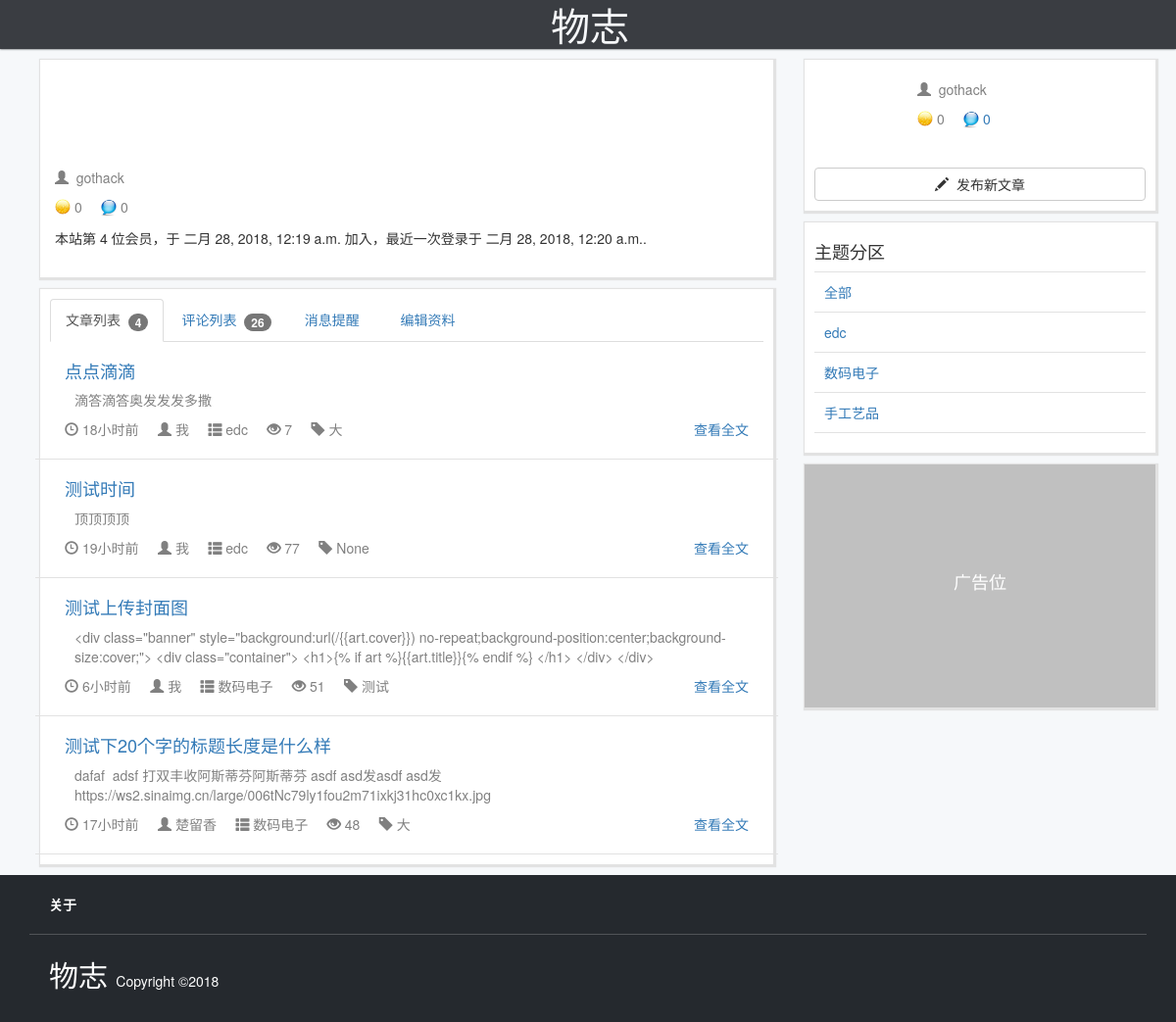
The page /userpage/member/gothack/ (signed in) on the database its author committed.
### userpage/models.py (models this page shows)
class Profile(models.Model):
    user = models.OneToOneField(User, on_delete=models.CASCADE)
    location = models.CharField(max_length=30, blank=True)
    avatar = models.ImageField(upload_to='static/avatar/', blank=True, null=True)
    point = models.IntegerField()
    unread = models.IntegerField(default=0)
    def __str__(self):
        return self.user.username

### article/models.py (models this page shows)
class Article(models.Model):
    id=models.AutoField(primary_key=True)
    section=models.ForeignKey(Section,on_delete=models.CASCADE,default=0)
    author_id = models.ForeignKey(Profile,on_delete=models.CASCADE,default=0)
    author = models.CharField(max_length=128,default='')
    publish_time = models.DateTimeField(auto_now_add=True,editable=False)
    cover = models.ImageField(upload_to='static/upload/', blank=True, null=True)
    title = models.CharField(max_length=1024)
    detail = HTMLField()
    ip = models.GenericIPAddressField(blank=True,null=True)
    tag = models.CharField(max_length=128, blank=True, null=True)
    visible = models.CharField(choices=(('Y','是'),('N','否')),max_length=64,default='N')
    readtime = models.IntegerField(default=0)
    comment_count = models.IntegerField(default=0)
    def __str__(self):
        return self.title
    class Meta:
        db_table ="article"
        ordering = ['-publish_time']

class Section(models.Model):
    id = models.AutoField(primary_key=True)
    name = models.CharField(max_length=256)
    def __str__(self):
        return self.name
    class Meta:
        db_table ="Section"

### userpage/views.py (the view)
# urls.py: path('member/<str:username>/', views.profile, name='profile'),
@login_required
@transaction.atomic
def profile(request, username):
    inst_user = User.objects.get(username=username)
    inst_profile = Profile.objects.get(user=inst_user)
    arts = Article.objects.filter(author_id=inst_profile)
    comments = Comment.objects.filter(user=inst_profile).filter(invalid='N')
    if username == request.user.username:
        if request.method == 'POST':
            user_form = UserForm(request.POST, instance=request.user)
            profile_form = ProfileForm(request.POST, instance=request.user.profile)
            if user_form.is_valid() and profile_form.is_valid():
                user_form.save()
                profile_form.save()
                return redirect('.')
            else:
                messages.error(request, user_form.errors)
        else:
            user_form = UserForm(instance=request.user)
            profile_form = ProfileForm(instance=request.user.profile)
        msgs = Msg.objects.filter(mention_user=inst_profile).order_by('-comment_time')
        for i in msgs:
            i.unread='N'
            i.save()
        unread = inst_profile.unread
        inst_profile.unread=0
        inst_profile.save()
        return render(request, 'userpage/profile.html', {'member':inst_user,'arts':arts,'comments':comments,'user_form': user_form,'profile_form': profile_form,'notice':msgs,'unread':unread})
    else:
        return render(request, 'userpage/profile.html', {'member':inst_user,'arts':arts,'comments':comments})

### article/models.py (called while the page is built)
    def __str__(self):
        return self.comment

### article/templatetags/timetonow.py (called while the page is built)
@register.filter
@stringfilter
def timetonow(value):
    valuetime = datetime.datetime.strptime(value, "%Y-%m-%d %H:%M:%S.%f+00:00")
    now = timezone.now()
    now = now.replace(tzinfo=None)
    delta = now-valuetime
    s = delta.seconds
    if s>86400:
    	return '%d天前' % (int(s/86400))
    elif s>3600:
    	return '%d小时前' % (int(s/3600))
    elif s>120:
    	return '%d分钟前' % (int(s/120))
    else:
    	return '刚刚'

### edconline/globalarg.py (called while the page is built)
def settings(request):
    secs = Section.objects.all()
    if request.user.is_authenticated:
        userid = request.user.id
        user =Profile.objects.get(user=userid)
        return {'secs':secs,'user':user}
    else:
        return {'secs':secs}

### userpage/templates/userpage/profile.html (shortened to what this page needs)
{% extends "base.html"%}
{% load timetonow %}
{% block banner %}
    <div style="height:30px">
    </div>
{% endblock %}
{% block content%}
    <div class="card">
        <div class="usercard row">
            <div class="usercard-avatar" style="background:url(/{{member.profile.avatar}}) no-repeat;background-size:80px 80px;">
            </div>
            <div class="usercard-info">
                <p>
                    <span class="glyphicon glyphicon-user fad"> </span>&nbsp;<span class="fad">
                        {{member.username}}
                    </span>
                </p>
                <p>
                    <img src="/static/image/coin16.png" style="display:inline-block;padding-bottom: 4px" alt="金币" >
                    <span class="fad">
                        {{member.profile.point}}
                    </span> &nbsp;&nbsp;&nbsp;
                    {% ifequal member.id  user.id %}
                    <img src="/static/image/notice.png" width="16" height="16" style="display:inline-block;padding-bottom: 2px;width:16px;height:20px" alt="未读提醒" >
                    <span class="fad" alt="未读提醒">
                        0{{user.msg}}
                    </span> &nbsp;&nbsp;&nbsp;
                    {% endifequal %}
                </p>
                <p> 本站第 {{member.id}} 位会员，于 {{member.date_joined}} 加入，最近一次登录于 {{member.last_login}}.
            </div>
        </div>
    </div>
    <div class="card">
        <ul class="nav nav-tabs" id="tab-nav">
          <li role="presentation" >
              <a href="javascript:;">文章列表 &nbsp;<span class="badge">{{arts|length}}</span></a>
          </li>
          <li role="presentation" >
              <a href="javascript:;">评论列表 &nbsp;<span class="badge">{{comments|length}}</span></a>
          </li>
          {% ifequal member.id  user.id %}
          <li role="presentation" >
            <a href="javascript:;">消息提醒 &nbsp; {% ifnotequal unread 0 %}<span class="badge" style="background-color:#d73a49">{{unread}}</span>{% endifnotequal %}</a>
          </li>
          <li role="presentation" >
              <a href="javascript:;">编辑资料</a>
          </li>
          {% endifequal %}
        </ul>
    <div class="detail-tab">
        <div class="profile-tab" >
        {% for i in arts %}
        <div class="preview row member_arts" style="padding:10px 10px 10px 10px;border-bottom: 1px solid #e2e2e2">
            <div class="preview-info">
                <a href="/article/{{i.id}}/"><h4>{{i.title}}</h4></a>
                <p class="fad">{{i.detail|striptags|truncatechars:500|safe}} </p>
                <span class="glyphicon glyphicon-time fad"> </span>&nbsp;<span class="fad">{{i.publish_time|timetonow}}</span>
                <span class="glyphicon glyphicon-user fad"> </span>&nbsp;<span class="fad">{{i.author}}</span>
                <span class="glyphicon glyphicon-th-list fad"> </span>&nbsp;<a href="/?catalog={{i.section}}"><span class="fad">{{i.section}}</span></a>
                <span class="glyphicon glyphicon-eye-open fad"> </span>&nbsp;<span class="fad">{{i.readtime}}</span>
                <span class="glyphicon glyphicon-tag fad"> </span>&nbsp;<span class=" fad">{{i.tag}}</span>
                <span class="pull-right">
                    <span><a href="/article/{{i.id}}/" target="__blank">查看全文</a></span>
                </span>
            </div>
        </div>
        {% endfor %}
        </div>
    </div>
    </div>
{% endblock %}

### templates/base.html (shortened to what this page needs)
<!DOCTYPE html>
{% load staticfiles %}
{% load timetonow %}
<html>
    <head>
        <link href="/static/bootstrap/css/bootstrap.min.css" rel="stylesheet">
        <link href="/static/bootstrap/css/style.css" rel="stylesheet">
        <link href='http://cdn.webfont.youziku.com/webfonts/nomal/114602/46453/5a919786f629d911e0099415.css' rel='stylesheet' type='text/css' />
    </head>
    <body>
        <nav class="navbar-collapse collapse navbar-fixed-top">
            <div class="container">
                <ul class="nav navbar-nav">
                    <li class="css106de12c1c1bfaa ">
                        <a class="logo" href='/'>物志</a>
                    </li>
                </ul>
            </div>
        </nav>
        {% block banner %}{% endblock %}
        <div class="container-fluid">
            <div class="container">
                <div class="row ">
                    <div class="content col-md-8">
                        {% block content %}{% endblock%}
                    </div>
                    <div class="sidebar col-md-4">
                    {% block sidebar %}
						<div class="card">
                            {% ifnotequal user.id None %}
						    <div class="usercard row">
						        <a href="/userpage/member/{{user.user}}/"><div class="usercard-avatar" style="background:url(/{{user.avatar}}) no-repeat;background-size:80px 80px;">
						        </div></a>
						        <div class="usercard-info">
						        	<p>
						        		<a href="/userpage/member/{{user.user}}/"><span class="glyphicon glyphicon-user fad"> </span>&nbsp;<span class="fad">
						        			{{user.user}}
						        		</span> </a>
						        	</p>
						        	<p>
						        		<img src="/static/image/coin16.png" style="display:inline-block;padding-bottom: 4px" alt="金币" > <span class="fad">
						        			{{user.point}}
						        		</span> &nbsp;&nbsp;&nbsp;
                                        <img src="/static/image/notice.png" width="16" height="16" style="display:inline-block;padding-bottom: 2px;width:16px;height:20px" alt="未读提醒" >
                                        <span class="fad" alt="未读提醒">
                                           <a href="/userpage/member/{{user.user}}/">{{user.unread}}</a>
						        		</span> &nbsp;&nbsp;&nbsp;
						        	</p>
						        </div>
						    </div>
						    <button class="btn btn-default" style="width:100%;margin-top: 10px" type="submit" onclick="window.location.href='/article/publish/'">
						    	<span class="glyphicon glyphicon-pencil"></span>&nbsp; 发布新文章
						    </button>
                            {% endifnotequal %}
						</div>
                        <div class="card">
                                <h4>主题分区</h4>
                                <span class="sep"></span>
                                <p><a href="/">全部</a></p>
                                <span class="sep"></span>
                                {% for i in secs %}
                                        <p><a href="/?catalog={{i.name}}">{{i.name}}</a></p>
                                        <span class="sep"></span>
                                {% endfor %}
                        </div>
                        <div class="card ad2">
                                <h4>广告位</h4>
                        </div>
                    {% endblock %}
                	</div>
        	    </div>
        	</div>
    <footer class="foot-wrap">
            <div class="container">
                    <section class="foot-top">
                            <strong>
                                <a href="" >关于</a>
                            </strong>
                    </section>
                    <section class="foot-bottom">
                        <span class="css106de12c1c1bfaa" style="font-size:30px;font-color:#d73a49">
                            <a class="logo" href='/'>物志</a>
                        </span>
                        Copyright ©2018
                    </section>
            </div>
    </footer>
	</div>
    </body>
</html>

### rows shown on the page
Article: title "点点滴滴", detail "滴答滴答奥发发发多撒", publish_time "18小时前", author "我", section "edc", readtime "7", tag "大"
Article: title "测试时间", detail "顶顶顶顶", publish_time "19小时前", author "我", section "edc", readtime "77", tag "None"
Article: title "测试上传封面图", detail "<div class=\"banner\" style=\"background:url(/{{art.cover}}) no-repeat;background-position:center;background-size:cover;\"> <div class=\"container\"> <h1>{% if art %}{{art.title}}{% endif %} </h1> </div> </div>", publish_time "6小时前", author "我", section "数码电子", readtime "51", tag "测试"
Article: title "测试下20个字的标题长度是什么样", detail "dafaf adsf 打双丰收阿斯蒂芬阿斯蒂芬 asdf asd发asdf asd发 https://ws2.sinaimg.cn/large/006tNc79ly1fou2m71ixkj31hc0xc1kx.jpg", publish_time "17小时前", author "楚留香", section "数码电子", readtime "48", tag "大"
Profile: user "gothack", point "0", unread "0"
Section: name "edc"
Section: name "数码电子"
Section: name "手工艺品"

### other values the page prints
{{ member.username }} "gothack"
{{ member.profile.point }} "0"
{{ member.id }} "4"
{{ member.date_joined }} "二月 28, 2018, 12:19 a.m."
{{ member.last_login }} "二月 28, 2018, 12:20 a.m."
{{ arts|length }} "4"
{{ comments|length }} "26"
